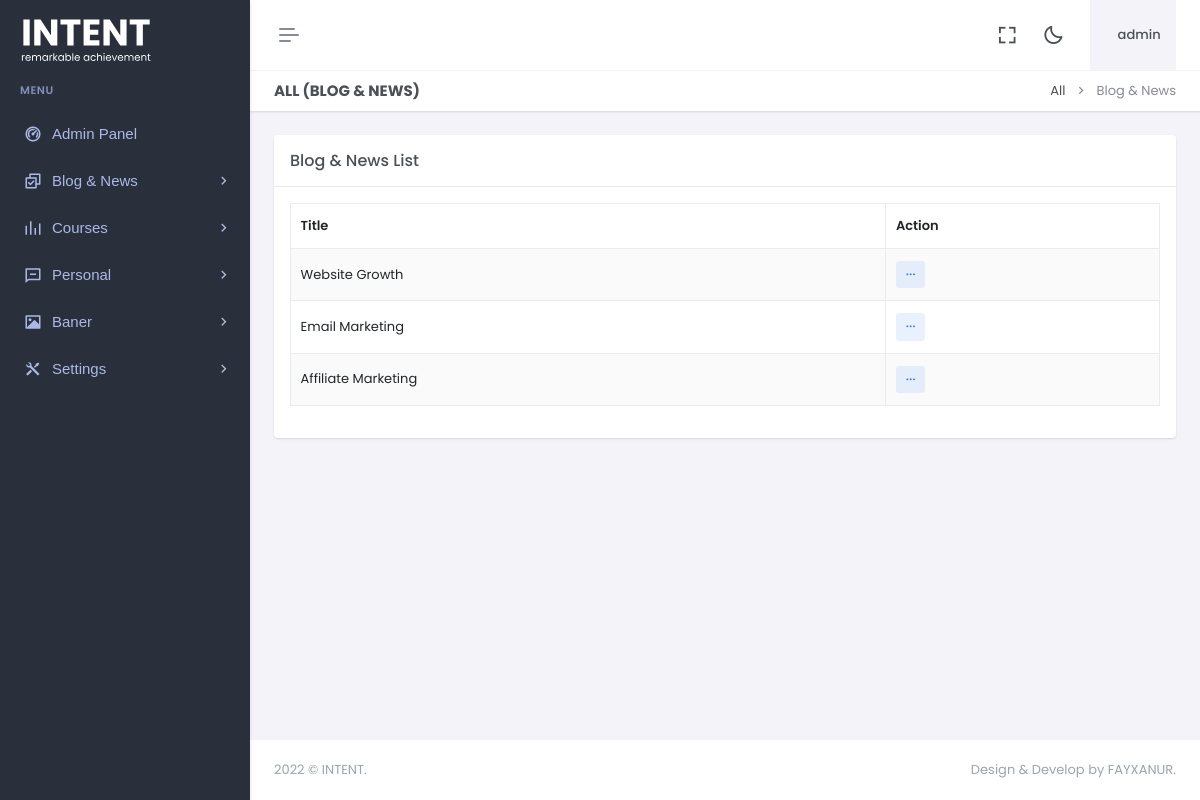
Screenshot of /dashboard/services.php (signed in) with the database file from the repository.
### tables this page shows
CREATE TABLE `service` (
  `id` int(11) NOT NULL,
  `service_title` varchar(500) NOT NULL,
  `service_desc` varchar(1000) NOT NULL,
  `service_detail` varchar(2000) NOT NULL,
  `ufile` varchar(1000) NOT NULL,
  `upadated_at` timestamp NOT NULL DEFAULT current_timestamp() ON UPDATE current_timestamp()
);

### dashboard/services.php (the view)
<?php include"header.php";?>
<?php include"sidebar.php";?>
<div class="main-content">
 <div class="page-content">
       <div class="container-fluid">
                    <div class="row">
                        <div class="col-12">
                            <div class="page-title-box d-sm-flex align-items-center justify-content-between">
                                <h4 class="mb-sm-0">All (Blog & News)</h4>
                                <div class="page-title-right">
                                    <ol class="breadcrumb m-0">
                                        <li class="breadcrumb-item"><a href="javascript: void(0);">All</a></li>
                                        <li class="breadcrumb-item active">Blog & News</li>
                                    </ol>
                                </div>
                            </div>
                        </div>
                    </div>
                    <div class="row">
                        <div class="col-lg-12">
                            <div class="card">
                                <div class="card-header">
                                    <h5 class="card-title mb-0">Blog & News List</h5>
                                </div>
                                <div class="card-body">
                                    <table id="example" class="table table-bordered dt-responsive nowrap table-striped align-middle" style="width:100%">
                                        <thead>
                                            <tr>
                                                <th data-ordering="false">Title</th>
                                                <th>Action</th>
                                            </tr>
                                        </thead>
                                        <tbody>
                                        <?php
				   $q="SELECT * FROM  service ORDER BY id DESC";
 $r123 = mysqli_query($con,$q);
while($ro = mysqli_fetch_array($r123))
{
	$id="$ro[id]";
	$service_title="$ro[service_title]";
  print "<tr>
				  <td>
				  $service_title
				  </td>
          <td>
                                                    <div class='dropdown d-inline-block'>
                                                        <button class='btn btn-soft-secondary btn-sm dropdown' type='button' data-bs-toggle='dropdown' aria-expanded='false'>
                                                            <i class='ri-more-fill align-middle'></i>
                                                        </button>
                                                        <ul class='dropdown-menu dropdown-menu-end'>
                                                            <li><a href='editservice.php?id=$id' class='dropdown-item edit-item-btn'><i class='ri-pencil-fill align-bottom me-2 text-muted'></i> Edit</a></li>
                                                            <li>
                                                                <a href='deleteservice.php?id=$id' class='dropdown-item remove-item-btn'>
                                                                    <i class='ri-delete-bin-fill align-bottom me-2 text-muted'></i> Delete
                                                                </a>
                                                            </li>
                                                        </ul>
                                                    </div>
                                                </td>
				  </tr>";
  }
  ?>
                                        </tbody>
                                    </table>
                                </div>
                            </div>
                        </div>
                    </div>
                </div>
            </div>
            <?php include"footer.php";?>

### rows the page displays
service: service_title "Website Growth"
service: service_title "Email Marketing"
service: service_title "Affiliate Marketing"

### other values shown
$username "admin"
